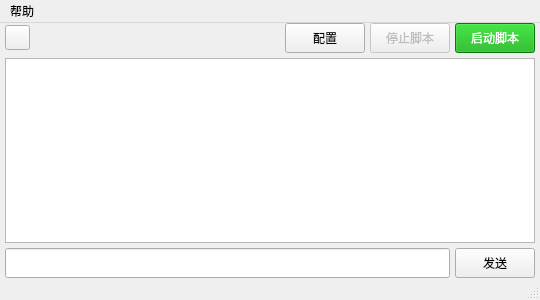
<?xml version="1.0" encoding="UTF-8"?>
<ui version="4.0">
 <class>ALMainWindow</class>
 <widget class="QMainWindow" name="ALMainWindow">
  <property name="geometry">
   <rect>
    <x>0</x>
    <y>0</y>
    <width>540</width>
    <height>300</height>
   </rect>
  </property>
  <property name="minimumSize">
   <size>
    <width>540</width>
    <height>300</height>
   </size>
  </property>
  <property name="maximumSize">
   <size>
    <width>1280</width>
    <height>720</height>
   </size>
  </property>
  <property name="windowTitle">
   <string>AutoLibrary</string>
  </property>
  <property name="autoFillBackground">
   <bool>true</bool>
  </property>
  <widget class="QWidget" name="CentralWidget">
   <layout class="QVBoxLayout" name="CentralWidgetLayout">
    <property name="spacing">
     <number>5</number>
    </property>
    <property name="leftMargin">
     <number>5</number>
    </property>
    <property name="topMargin">
     <number>0</number>
    </property>
    <property name="rightMargin">
     <number>5</number>
    </property>
    <property name="bottomMargin">
     <number>0</number>
    </property>
    <item>
     <layout class="QHBoxLayout" name="ControlLayout">
      <property name="spacing">
       <number>5</number>
      </property>
      <item>
       <widget class="QPushButton" name="TimerTaskManageWidgetButton">
        <property name="minimumSize">
         <size>
          <width>25</width>
          <height>25</height>
         </size>
        </property>
        <property name="maximumSize">
         <size>
          <width>25</width>
          <height>25</height>
         </size>
        </property>
        <property name="text">
         <string/>
        </property>
        <property name="icon">
         <iconset theme="document-open-recent"/>
        </property>
       </widget>
      </item>
      <item>
       <widget class="QFrame" name="ControlSpaceFrame">
        <property name="minimumSize">
         <size>
          <width>1000</width>
          <height>0</height>
         </size>
        </property>
        <property name="frameShape">
         <enum>QFrame::Shape::NoFrame</enum>
        </property>
        <property name="frameShadow">
         <enum>QFrame::Shadow::Plain</enum>
        </property>
        <property name="lineWidth">
         <number>0</number>
        </property>
       </widget>
      </item>
      <item>
       <widget class="QPushButton" name="ConfigButton">
        <property name="minimumSize">
         <size>
          <width>80</width>
          <height>30</height>
         </size>
        </property>
        <property name="maximumSize">
         <size>
          <width>80</width>
          <height>30</height>
         </size>
        </property>
        <property name="text">
         <string>配置</string>
        </property>
       </widget>
      </item>
      <item>
       <widget class="QPushButton" name="StopButton">
        <property name="enabled">
         <bool>false</bool>
        </property>
        <property name="minimumSize">
         <size>
          <width>80</width>
          <height>30</height>
         </size>
        </property>
        <property name="maximumSize">
         <size>
          <width>80</width>
          <height>30</height>
         </size>
        </property>
        <property name="text">
         <string>停止脚本</string>
        </property>
       </widget>
      </item>
      <item>
       <widget class="QPushButton" name="StartButton">
        <property name="enabled">
         <bool>true</bool>
        </property>
        <property name="minimumSize">
         <size>
          <width>80</width>
          <height>30</height>
         </size>
        </property>
        <property name="maximumSize">
         <size>
          <width>80</width>
          <height>30</height>
         </size>
        </property>
        <property name="toolTip">
         <string>&lt;html&gt;&lt;head/&gt;&lt;body&gt;&lt;p&gt;开始运行自动脚本&lt;/p&gt;&lt;/body&gt;&lt;/html&gt;</string>
        </property>
        <property name="whatsThis">
         <string>&lt;html&gt;&lt;head/&gt;&lt;body&gt;&lt;p&gt;&lt;br/&gt;&lt;/p&gt;&lt;/body&gt;&lt;/html&gt;</string>
        </property>
        <property name="styleSheet">
         <string notr="true">background-color: #0AAA0A;
color: #FFFFFF;
font: 700 9pt;</string>
        </property>
        <property name="text">
         <string>启动脚本</string>
        </property>
       </widget>
      </item>
     </layout>
    </item>
    <item>
     <widget class="QPlainTextEdit" name="MessageIOTextEdit">
      <property name="minimumSize">
       <size>
        <width>0</width>
        <height>175</height>
       </size>
      </property>
      <property name="styleSheet">
       <string notr="true">QMenu::icon {
        width: 0px;
        height: 0px;
}</string>
      </property>
      <property name="frameShape">
       <enum>QFrame::Shape::StyledPanel</enum>
      </property>
      <property name="frameShadow">
       <enum>QFrame::Shadow::Plain</enum>
      </property>
      <property name="lineWidth">
       <number>0</number>
      </property>
      <property name="midLineWidth">
       <number>0</number>
      </property>
      <property name="tabChangesFocus">
       <bool>false</bool>
      </property>
      <property name="undoRedoEnabled">
       <bool>false</bool>
      </property>
      <property name="lineWrapMode">
       <enum>QPlainTextEdit::LineWrapMode::NoWrap</enum>
      </property>
      <property name="readOnly">
       <bool>false</bool>
      </property>
      <property name="textInteractionFlags">
       <set>Qt::TextInteractionFlag::LinksAccessibleByKeyboard|Qt::TextInteractionFlag::LinksAccessibleByMouse|Qt::TextInteractionFlag::TextBrowserInteraction|Qt::TextInteractionFlag::TextEditable|Qt::TextInteractionFlag::TextEditorInteraction|Qt::TextInteractionFlag::TextSelectableByKeyboard|Qt::TextInteractionFlag::TextSelectableByMouse</set>
      </property>
      <property name="backgroundVisible">
       <bool>false</bool>
      </property>
      <property name="centerOnScroll">
       <bool>false</bool>
      </property>
     </widget>
    </item>
    <item>
     <layout class="QHBoxLayout" name="MessageLayout">
      <property name="spacing">
       <number>5</number>
      </property>
      <item>
       <widget class="QLineEdit" name="MessageEdit">
        <property name="minimumSize">
         <size>
          <width>0</width>
          <height>30</height>
         </size>
        </property>
        <property name="maximumSize">
         <size>
          <width>16777215</width>
          <height>30</height>
         </size>
        </property>
        <property name="clearButtonEnabled">
         <bool>true</bool>
        </property>
       </widget>
      </item>
      <item>
       <widget class="QPushButton" name="SendButton">
        <property name="minimumSize">
         <size>
          <width>80</width>
          <height>30</height>
         </size>
        </property>
        <property name="maximumSize">
         <size>
          <width>80</width>
          <height>30</height>
         </size>
        </property>
        <property name="text">
         <string>发送</string>
        </property>
        <property name="icon">
         <iconset theme="document-send"/>
        </property>
       </widget>
      </item>
     </layout>
    </item>
   </layout>
  </widget>
  <widget class="QMenuBar" name="MenuBar">
   <property name="enabled">
    <bool>true</bool>
   </property>
   <property name="geometry">
    <rect>
     <x>0</x>
     <y>0</y>
     <width>540</width>
     <height>33</height>
    </rect>
   </property>
   <property name="nativeMenuBar">
    <bool>true</bool>
   </property>
   <widget class="QMenu" name="HelpMenu">
    <property name="mouseTracking">
     <bool>true</bool>
    </property>
    <property name="title">
     <string>帮助</string>
    </property>
    <addaction name="ManualAction"/>
    <addaction name="AboutAction"/>
   </widget>
   <addaction name="HelpMenu"/>
  </widget>
  <widget class="QStatusBar" name="StatusBar">
   <property name="enabled">
    <bool>false</bool>
   </property>
  </widget>
  <action name="ManualAction">
   <property name="text">
    <string>在线手册</string>
   </property>
  </action>
  <action name="AboutAction">
   <property name="text">
    <string>关于</string>
   </property>
  </action>
 </widget>
 <resources/>
 <connections/>
</ui>
